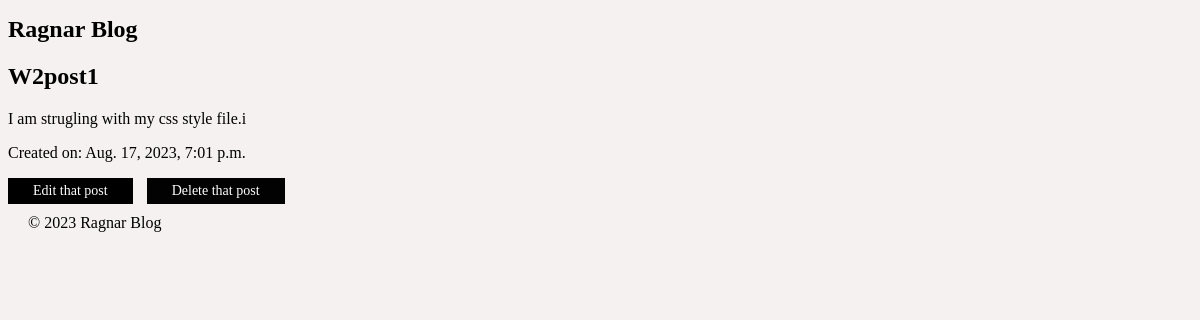
The app's page /blog/7/, older data.
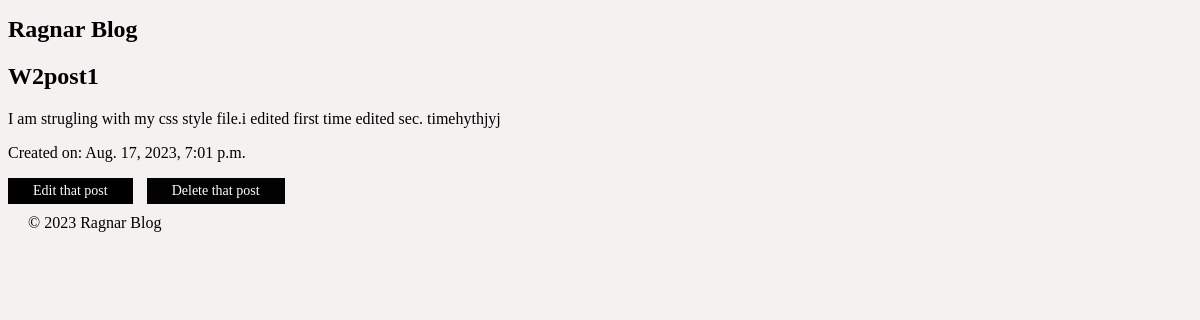
The same page, newer data.
### blog/models.py (models this page shows, shortened)
class Post(models.Model):
    title = models.CharField(max_length=200)  # A character field for the post title
    content = models.TextField()  # A text field for the post content.
    created_at = models.DateTimeField(default=timezone.now, editable=False)  # Editable is false, bcs this cannot be editable
    updated_at = models.DateTimeField(auto_now=True)  # automatically updates the date and time when a post is edited.

### blog/views.py (the view)
# urls.py: path('<int:pk>/', views.PostDetailView.as_view(), name='post_detail'),
class PostDetailView(DetailView):
    model = Post
    template_name = 'blog/post_detail.html'  #
    context_object_name = 'post'

### blog/templates/blog/post_detail.html
{% extends 'blog/base.html' %}
{% block content %}
<h2>{{ object.title }}</h2>
<p>{{ object.content }}</p>
<p>Created on: {{ object.created_at }}</p>
<a href="{% url 'blog:post_edit' object.pk %}" class="search-button">Edit that post</a>
<a href="{% url 'blog:post_delete' object.pk %}" class="del1-button">Delete that post</a>
{% endblock %}

Row changes from the older to the newer data that the page shows:
changed Post "W2post1": content "I am strugling with my css style file.i" → "I am strugling with my css style file.i edited first time edited sec. timehythjyj"
